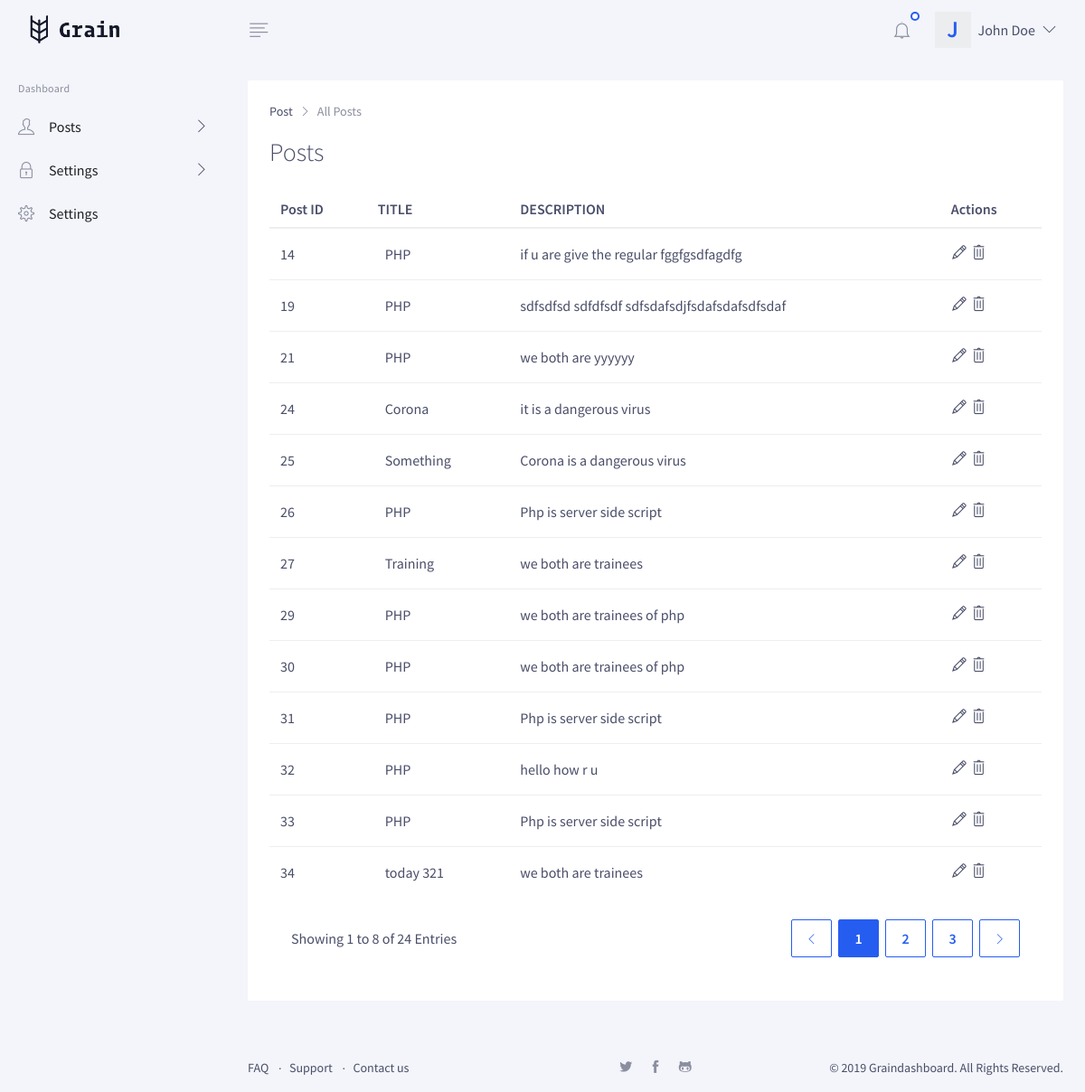
The app's page /posts.php (signed in) with its own data.
### tables this page shows
CREATE TABLE `Post` (
  `Pid` int(11) NOT NULL,
  `title` varchar(255) NOT NULL,
  `Description` varchar(255) NOT NULL,
  `id` int(11) NOT NULL
);

### posts.php (the view, shortened to what this page needs)
<?php
    $uid = $_SESSION['userid'];
class connectdb extends dbfunction
{
  public function setconnection()
  {
    $host = "localhost";
$username = "newroot";
$password = "Test@321";
$dbname = "phptrainee";
$connection = mysqli_connect($host,$username,$password,$dbname);
        return $connection;
  }
}
?>
<!DOCTYPE html>
<html lang="en">
<head>
    <link rel="stylesheet" href="public/graindashboard/css/graindashboard.css">
</head>
<body class="has-sidebar has-fixed-sidebar-and-header">
<?php
include 'header.php';
?>
<main class="main">
    <?php
include 'sidebar.php';
?>
    <div class="content">
        <div class="py-4 px-3 px-md-4">
            <div class="card mb-3 mb-md-4">
                <div class="card-body">
                    <nav class="d-none d-md-block" aria-label="breadcrumb">
                        <ol class="breadcrumb">
                            <li class="breadcrumb-item">
                                <a href="#">Post</a>
                            </li>
                            <li class="breadcrumb-item active" aria-current="page">All Posts</li>
                        </ol>
                    </nav>
                    <div class="mb-3 mb-md-4 d-flex justify-content-between">
                        <div class="h3 mb-0">Posts</div>
                    </div>
                    <div class="table-responsive-xl">
                        <table class="table text-nowrap mb-0">
                            <thead>
                            <tr>
                                <th class="font-weight-semi-bold border-top-0 py-2">Post ID</th>
                                <th class="font-weight-semi-bold border-top-0 py-2">TITLE</th>
                                <th class="font-weight-semi-bold border-top-0 py-2">DESCRIPTION</th>
                                <th class="font-weight-semi-bold border-top-0 py-2">Actions</th>
                            </tr>
                            </thead>
                            <tbody>
                                <?php
   $conn = new connectdb;
   $connection =$conn->setconnection();
   $query = "SELECT Pid, title, Description FROM `Post` WHERE id = '$uid'";
   $result1 = mysqli_query($connection,$query);
       $rowcount = mysqli_num_rows($result1);
       if($rowcount == 0)
       {
        echo "No Post Yet";
       }
       else
          {
     while ($col = mysqli_fetch_array($result1))
     {
       echo '<tr>
                                <td class="py-3">'.$col['Pid'].'</td>
                                <td class="align-middle py-3">
                                    <div class="d-flex align-items-center">
                                        <div class="position-relative mr-2">
                                        </div>'.$col['title'].'
                                    </div>
                                </td>
                                <td class="py-3">'.$col['Description'].'</td>
                                <td class="py-3">
                                    <div class="position-relative">
                                        <a class="link-dark d-inline-block" href="post-edit.php?postid='.$col['Pid'].'&action=edit">
                                            <i class="gd-pencil icon-text"></i>
                                        </a>
                                        <a class="link-dark d-inline-block" href="posts.php?postid='.$col['Pid'].'&action=delete">
                                            <i class="gd-trash icon-text"></i>
                                        </a>
                                    </div>
                                </td>
                            </tr>
                           ';
     }
     }
     ?>
                            </tbody>
                        </table>
                        <div class="card-footer d-block d-md-flex align-items-center d-print-none">
                            <div class="d-flex mb-2 mb-md-0">Showing 1 to 8 of 24 Entries</div>
                            <nav class="d-flex ml-md-auto d-print-none" aria-label="Pagination"><ul class="pagination justify-content-end font-weight-semi-bold mb-0">				<li class="page-item">				<a id="datatablePaginationPrev" class="page-link" href="#!" aria-label="Previous"><i class="gd-angle-left icon-text icon-text-xs d-inline-block"></i></a>				</li><li class="page-item d-none d-md-block"><a id="datatablePaginationPage0" class="page-link active" href="#!" data-dt-page-to="0">1</a></li><li class="page-item d-none d-md-block"><a id="datatablePagination1" class="page-link" href="#!" data-dt-page-to="1">2</a></li><li class="page-item d-none d-md-block"><a id="datatablePagination2" class="page-link" href="#!" data-dt-page-to="2">3</a></li><li class="page-item">				<a id="datatablePaginationNext" class="page-link" href="#!" aria-label="Next"><i class="gd-angle-right icon-text icon-text-xs d-inline-block"></i></a>				</li>				</ul></nav>
                        </div>
                    </div>
                </div>
            </div>
        </div>
        <?php
            include 'footer.php';
        ?>
    </div>
</main>
</body>
</html>

### header.php (shortened to what this page needs)
<header class="header bg-body">
    <nav class="navbar flex-nowrap p-0">
        <div class="navbar-brand-wrapper d-flex align-items-center col-auto">
            <a class="navbar-brand navbar-brand-desktop" href="/">
                <img class="side-nav-hide-on-closed" src="public/img/logo.png" alt="Graindashboard" style="width: auto; height: 33px;">
            </a>
        </div>
        <div class="header-content col px-md-3">
            <div class="d-flex align-items-center">
                <a  class="js-side-nav header-invoker d-flex mr-md-2" href="#"
                    data-close-invoker="#sidebarClose"
                    data-target="#sidebar"
                    data-target-wrapper="body">
                    <i class="gd-align-left"></i>
                </a>
                <div class="dropdown ml-auto">
                    <a id="notificationsInvoker" class="header-invoker" href="#" aria-controls="notifications" aria-haspopup="true" aria-expanded="false" data-unfold-event="click" data-unfold-target="#notifications" data-unfold-type="css-animation" data-unfold-duration="300" data-unfold-animation-in="fadeIn" data-unfold-animation-out="fadeOut">
                        <span class="indicator indicator-bordered indicator-top-right indicator-primary rounded-circle"></span>
                        <i class="gd-bell"></i>
                    </a>
                </div>
                <div class="dropdown mx-3 dropdown ml-2">
                    <a id="profileMenuInvoker" class="header-complex-invoker" href="#" aria-controls="profileMenu" aria-haspopup="true" aria-expanded="false" data-unfold-event="click" data-unfold-target="#profileMenu" data-unfold-type="css-animation" data-unfold-duration="300" data-unfold-animation-in="fadeIn" data-unfold-animation-out="fadeOut">
                        <span class="mr-md-2 avatar-placeholder">J</span>
                        <span class="d-none d-md-block">John Doe</span>
                        <i class="gd-angle-down d-none d-md-block ml-2"></i>
                    </a>
                </div>
            </div>
        </div>
    </nav>
</header>

### sidebar.php (shortened to what this page needs)
<aside id="sidebar" class="js-custom-scroll side-nav">
        <ul id="sideNav" class="side-nav-menu side-nav-menu-top-level mb-0">
            <li class="sidebar-heading h6">Dashboard</li>
            <li class="side-nav-menu-item side-nav-has-menu">
                <a class="side-nav-menu-link media align-items-center" href="#"
                   data-target="#subUsers">
                  <span class="side-nav-menu-icon d-flex mr-3">
                    <i class="gd-user"></i>
                  </span>
                    <span class="side-nav-fadeout-on-closed media-body">Posts</span>
                    <span class="side-nav-control-icon d-flex">
                <i class="gd-angle-right side-nav-fadeout-on-closed"></i>
              </span>
                </a>
            </li>
            <li class="side-nav-menu-item side-nav-has-menu">
                <a class="side-nav-menu-link media align-items-center" href="#"
                   data-target="#subPages">
              <span class="side-nav-menu-icon d-flex mr-3">
                <i class="gd-lock"></i>
              </span>
                    <span class="side-nav-fadeout-on-closed media-body">Settings</span>
                    <span class="side-nav-control-icon d-flex">
                <i class="gd-angle-right side-nav-fadeout-on-closed"></i>
              </span>
                </a>
            </li>
            <li class="side-nav-menu-item">
                <a class="side-nav-menu-link media align-items-center" href="settings.html">
              <span class="side-nav-menu-icon d-flex mr-3">
                <i class="gd-settings"></i>
              </span>
                    <span class="side-nav-fadeout-on-closed media-body">Settings</span>
                </a>
            </li>
        </ul>
    </aside>

### footer.php
<footer class="small p-3 px-md-4 mt-auto">
            <div class="row justify-content-between">
                <div class="col-lg text-center text-lg-left mb-3 mb-lg-0">
                    <ul class="list-dot list-inline mb-0">
                        <li class="list-dot-item list-dot-item-not list-inline-item mr-lg-2"><a class="link-dark" href="#">FAQ</a></li>
                        <li class="list-dot-item list-inline-item mr-lg-2"><a class="link-dark" href="#">Support</a></li>
                        <li class="list-dot-item list-inline-item mr-lg-2"><a class="link-dark" href="#">Contact us</a></li>
                    </ul>
                </div>
                <div class="col-lg text-center mb-3 mb-lg-0">
                    <ul class="list-inline mb-0">
                        <li class="list-inline-item mx-2"><a class="link-muted" href="#"><i class="gd-twitter-alt"></i></a></li>
                        <li class="list-inline-item mx-2"><a class="link-muted" href="#"><i class="gd-facebook"></i></a></li>
                        <li class="list-inline-item mx-2"><a class="link-muted" href="#"><i class="gd-github"></i></a></li>
                    </ul>
                </div>
                <div class="col-lg text-center text-lg-right">
                    &copy; 2019 Graindashboard. All Rights Reserved.
                </div>
            </div>
</footer>

### records on screen
post: Pid "14", title "PHP", Description "if u are give the regular fggfgsdfagdfg"
post: Pid "19", title "PHP", Description "sdfsdfsd sdfdfsdf sdfsdafsdjfsdafsdafsdfsdaf"
post: Pid "21", title "PHP", Description "we both are yyyyyy"
post: Pid "24", title "Corona", Description "it is a dangerous virus"
post: Pid "25", title "Something", Description "Corona is a dangerous virus"
post: Pid "26", title "PHP", Description "Php is server side script"
post: Pid "27", title "Training", Description "we both are trainees"
post: Pid "29", title "PHP", Description "we both are trainees of php"
post: Pid "30", title "PHP", Description "we both are trainees of php"
post: Pid "31", title "PHP", Description "Php is server side script"
post: Pid "32", title "PHP", Description "hello how r u"
post: Pid "33", title "PHP", Description "Php is server side script"
post: Pid "34", title "today 321", Description "we both are trainees"
